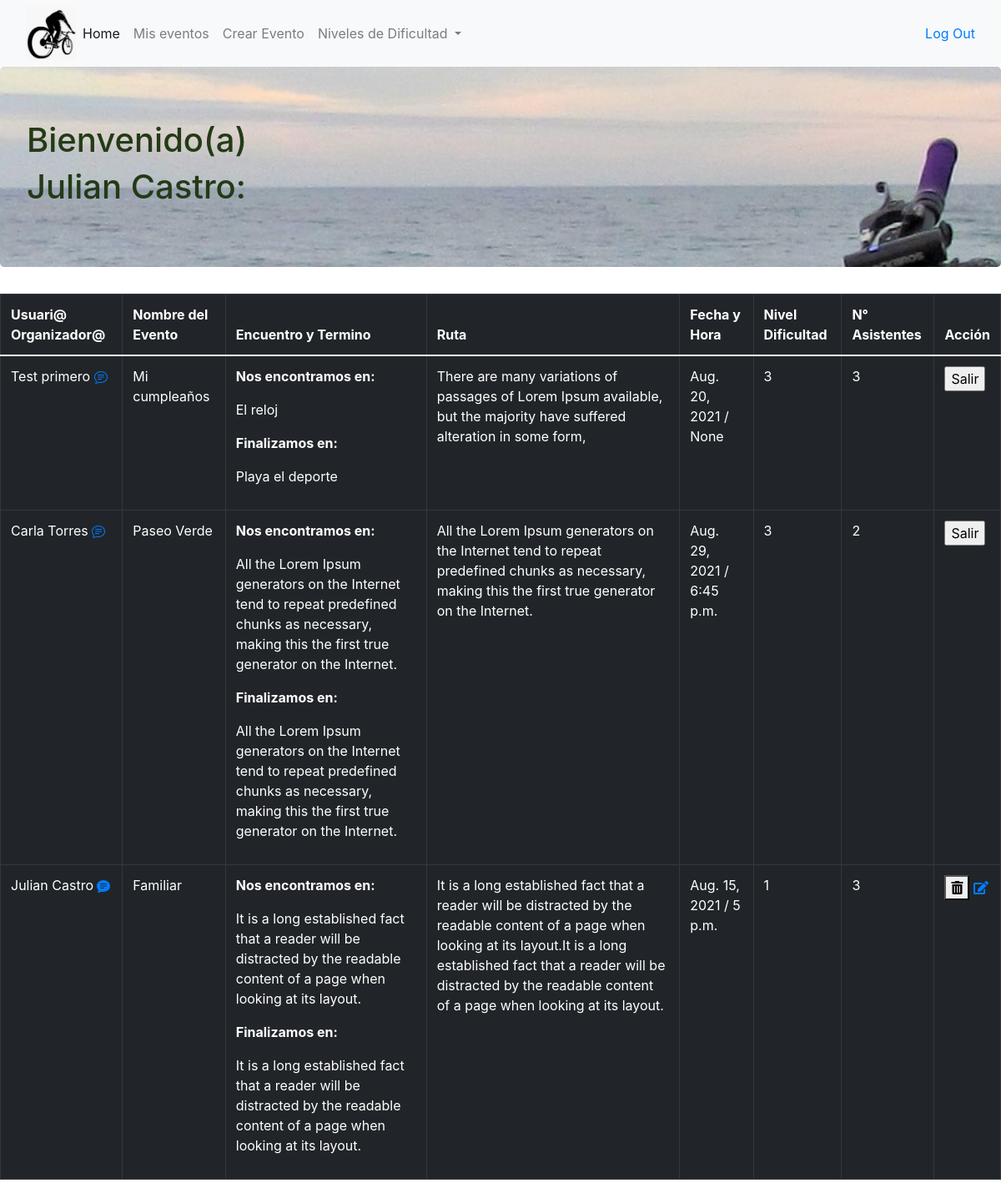
Page / (signed in) on the earlier database version.
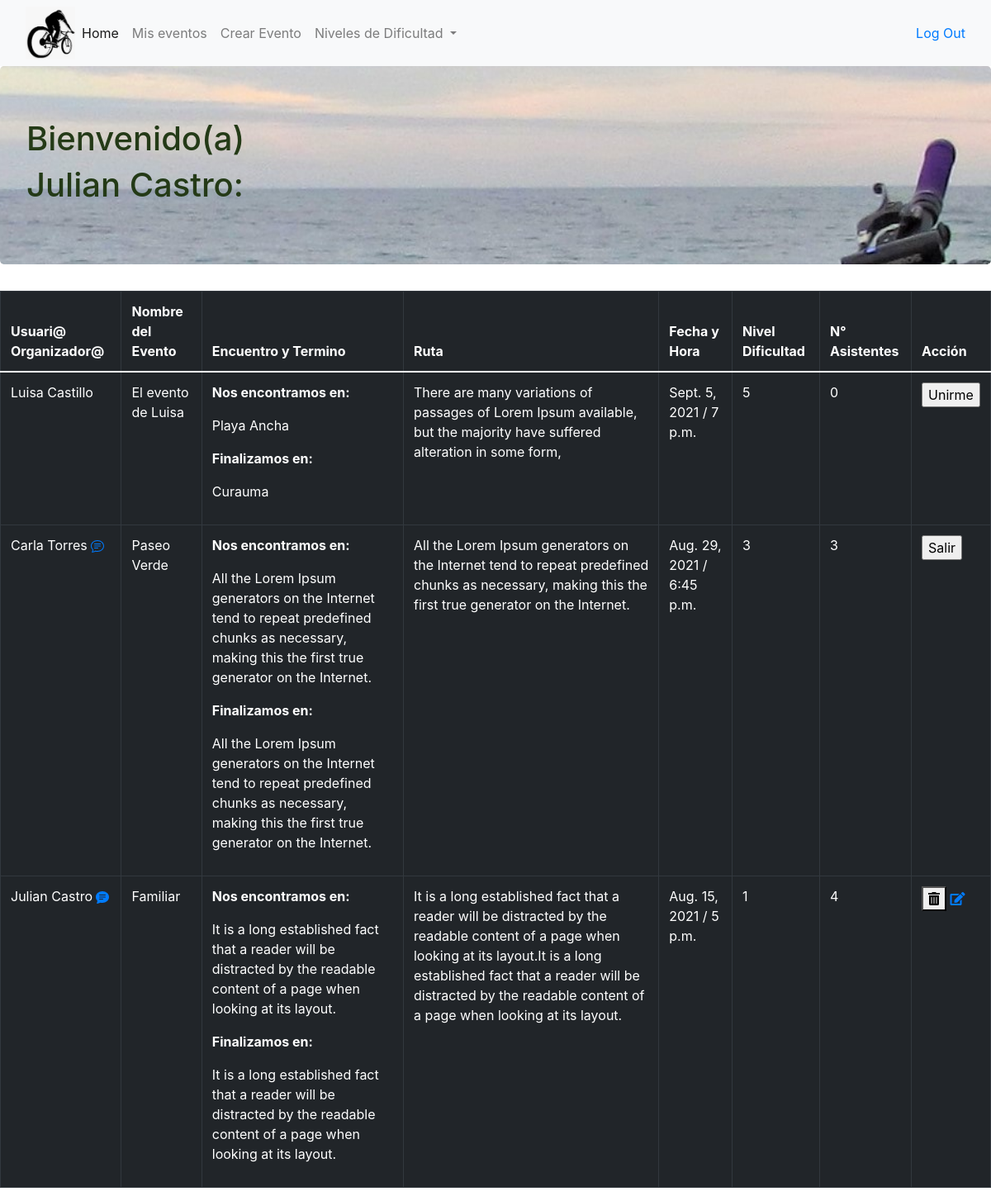
Same page on the later database version.
### bici_app/models.py (models this page shows, shortened)
class Evento(models.Model):
    nombre=models.CharField(max_length=45, null=True)
    creador=models.ForeignKey(User, related_name="user_creador", on_delete=CASCADE)
    encuentro=models.TextField(null=True)
    termino=models.TextField(null=True)
    ruta=models.TextField(null=True)
    fecha=models.DateField(null=True, blank=True)
    hora=models.TimeField(null=True, blank=True)
    dificultad=models.IntegerField(null=True)
    users_add_evento=models.ManyToManyField(User, related_name="user_eventos")
    objects = EventoManager()

class User(models.Model):
    first_name= models.CharField(max_length=45)
    last_name = models.CharField(max_length=45)
    email = models.EmailField(max_length=45)
    password = models.CharField(max_length=60)
    created_at = models.DateTimeField(auto_now_add=True)
    updated_at = models.DateTimeField(auto_now_add=True)
    objects = UserManager()

### bici_app/views.py (the view, shortened to what this page needs)
# urls.py: path('', views.cicletealo),
def cicletealo(request):
    if 'id' in request.session:
        user=User.objects.get(id=request.session['id'])
        eventos=Evento.objects.order_by('-id')
        if user:
            context={
                'user': f'{user.first_name} {user.last_name}',
                'eventos': eventos,
                'users':user
            }
        return render(request, 'cicletealo.html', context)
    else:
        eventos=Evento.objects.all()
        context={
            'eventos': eventos,
        }
        return render(request, "cicletealo.html", context)

### bici_app/templates/cicletealo.html (shortened to what this page needs)
{% extends "base.html" %}
{% load static %}
{% block style%} <link rel="stylesheet" href="{% static 'css/cicletealo.css'%}">{% endblock %}
{% block content %}
     <div class="jumbotron"  style="background: url(static/img/foto_portada4.jpg)   no-repeat center center fixed; -webkit-background-size: cover; -moz-background-size: cover; -o-background-size: cover; background-size: cover;">
        <h1>Bienvenido(a)</h1>
        {% if users %}
        <h1>{{user}}:</h1>
        {% endif %}
      </div>
          <table class="table table-bordered table-dark">
            <thead>
              <tr>
                <th scope="col">Usuari@ Organizador@</th>
                <th scope="col">Nombre del Evento</th>
                <th scope="col">Encuentro y Termino</th>
                <th scope="col">Ruta</th>
                <th scope="col">Fecha y Hora</th>
                <th scope="col">Nivel Dificultad</th>
                <th scope="col">N° Asistentes</th>
                <th scope="col">Acción</th>
              </tr>
            </thead>
            <tbody>
            {% for evento in eventos %}
              <tr>
                <td>{{evento.creador.first_name}} {{evento.creador.last_name}}
                  {% if request.session.id == evento.creador.id %}
                  <a href="/mensajes/{{evento.id}}"></a>
                  {% endif%}{% if evento in users.user_eventos.all %}   <a href="/mensajes/{{evento.id}}"></a></th>{% endif%}</th></td>
                <td>{{evento.nombre}}</td>
                <td><p class="fw-bolder">Nos encontramos en:</p>
                    <p>{{evento.encuentro}}</p>
                    <p class="fw-bolder" >Finalizamos en:</p>
                    <p>{{evento.termino}}</p>
                </td>
                <td>{{evento.ruta}}</td>
                <td>{{evento.fecha}} / {{evento.hora}}</td>
                <td>{{evento.dificultad}}</td>
                <td>{{evento.users_add_evento.all | length}}</td>
                {% if request.session.id == evento.creador.id %}
                <form action="/delete" method="POST">
                  <td><button><i class="fas fa-trash-alt"></i></button> <a href="/editar/{{evento.id}}"><i class="fas fa-edit"></i></a></td>
                </form>
                {% else %}
                {% if users %}
                {% if evento not in users.user_eventos.all %}
                <form action="/add_evento" method="POST">
                  <td><input type="submit" name="" value="Unirme"></td>
                </form>
                {% else %}
                <form action="/remover_evento" method="POST">
                  <td><input type="submit" name="" value="Salir"></td>
                </form>
                {% endif %}
                {% endif %}
                {% endif %}
              </tr>
            {% endfor %}
            </tbody>
          </table>
{%endblock%}

Differences in the rows shown:
removed Evento: creador.first_name "Test", creador.last_name "primero", nombre "Mi cumpleaños", encuentro "El reloj", termino "Playa el deporte", ruta "There are many variations of passages of Lorem Ipsum available, but the majority have suffered alteration in some form,", fecha "Aug. 20, 2021", hora "None", dificultad "3", users_add_evento.all|length "3"
added Evento: creador.first_name "Luisa", creador.last_name "Castillo", nombre "El evento de Luisa", encuentro "Playa Ancha", termino "Curauma", ruta "There are many variations of passages of Lorem Ipsum available, but the majority have suffered alteration in some form,", fecha "Sept. 5, 2021", hora "7 p.m.", dificultad "5", users_add_evento.all|length "0"
computed for Evento "Paseo Verde": users_add_evento.all|length "2" → "3"
computed for Evento "Familiar": users_add_evento.all|length "3" → "4"
